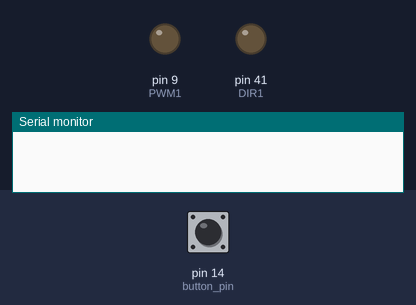
Simulated run of this sketch. Board: Arduino Mega 2560, built with avr-gcc and run on an emulated ATmega2560. Shown: output pins drawn as LEDs (lit = HIGH), the last lines printed to the serial monitor. The test bench sets the inputs (shaded band); at power-on: pin 14 (button_pin) LOW.

Above: at 1.2 s.
1.3 s: pin 14 (button_pin) pulled HIGH for 0.15 s
At 1.8 s:
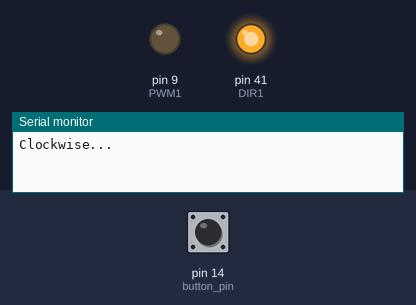
2.9 s: pin 14 (button_pin) pulled HIGH for 1 s
At 4.6 s:
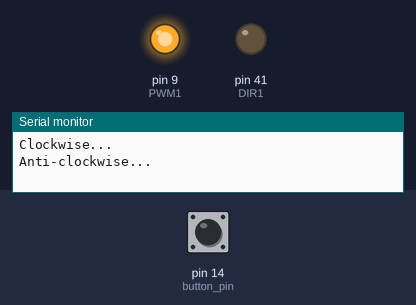
5.4 s: pin 14 (button_pin) pulled HIGH for 3.2 s
At 6.2 s:
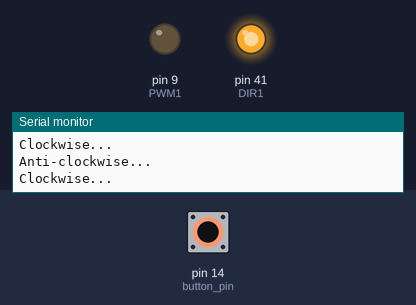
Timing chart, 0 to 8.9 s (numbered marks = the images above; inputs shaded):
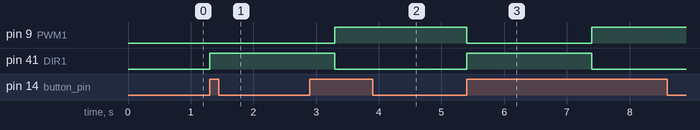

Measured:
- after the input at 1.3 s, pin 41 (DIR1): LOW → HIGH at once
- after the input at 2.9 s, pin 9 (PWM1): LOW → HIGH after 0.40 s; pin 41 (DIR1): HIGH → LOW after 0.40 s
- after the input at 5.4 s, pin 9 (PWM1): HIGH → LOW at once, → HIGH 2.0 s later; pin 41 (DIR1): LOW → HIGH at once, → LOW 2.0 s later

The sketch:

9_1.ino
```cpp
int DIR1 = 41;
int PWM1 = 9;
int button_pin = 14;
int direction = 0;

void setup() {
  // put your setup code here, to run once:
  Serial.begin(9600);
  pinMode(DIR1, OUTPUT);
  pinMode(PWM1, OUTPUT);
}

void loop() {
  if (digitalRead(button_pin)) {
    direction = !direction;
    if (direction) // clockwise
      Serial.println("Clockwise...");
    else
      Serial.println("Anti-clockwise...");
    digitalWrite(DIR1, direction);
    digitalWrite(PWM1, !direction);
    delay(2000);
  }
}
```
